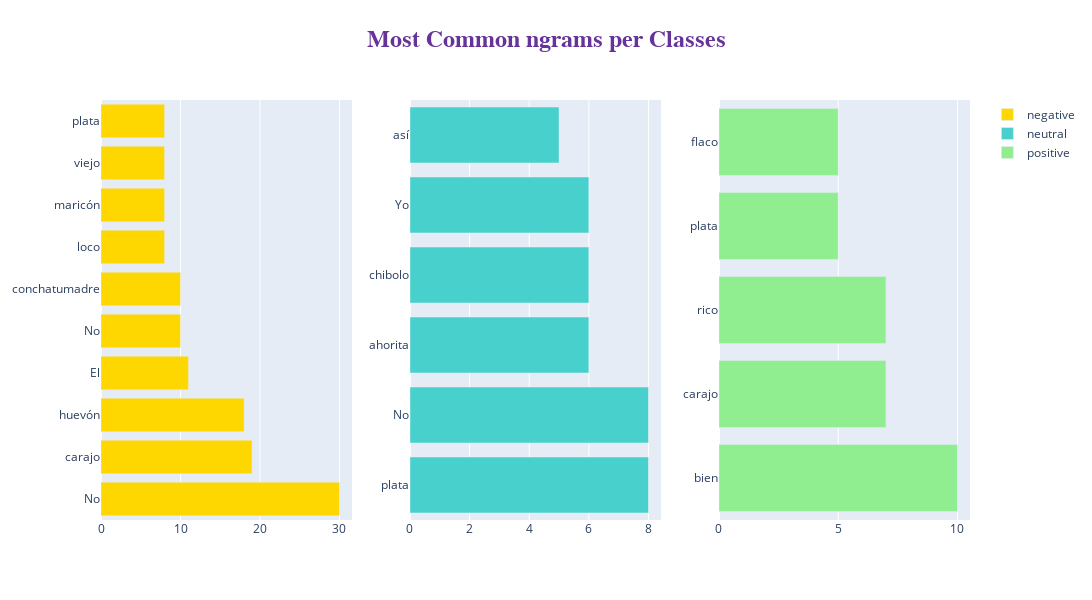

Notebook cell for this chart:
### Code cell
fig = make_subplots(rows=1, cols=3)
title_ = ["negative", "neutral", "positive"]

for i in range(3):
    texts = df[df["label"] == i]['tokenized_text']

    new = texts.str.split()
    new = new.values.tolist()
    corpus = [word for i in new for word in i]
    counter = Counter(corpus)
    most = counter.most_common()
    x, y = [], []

    for word, count in most[:30]:
        if word not in stopWords_nltk:
            x.append(word)
            y.append(count)

    fig.add_trace(go.Bar(
                x=y,
                y=x,
                orientation='h', type="bar",
        name=title_[i], marker=dict(color=colors[i])), 1, i+1)
    
fig.update_layout(
    autosize=False,
    width=2000,
    height=600,title=dict(
        text='<b>Most Common ngrams per Classes</b>',
        x=0.5,
        y=0.95,
        font=dict(
        family="Courier New, monospace",
        size=24,
        color="RebeccaPurple"
        )
    ),)


fig.show()

### Figure 1 — Plotly figure (JSON) as saved in the notebook; plotly's stock layout.template omitted (floating-point values rounded to 4 significant figures)
{"data": [{"marker": {"color": "gold"}, "name": "negative", "orientation": "h", "type": "bar", "x": [30, 19, 18, 11, 10, 10, 8, 8, 8, 8], "xaxis": "x", "y": ["No", "carajo", "huevón", "El", "No", "conchatumadre", "loco", "maricón", "viejo", "plata"], "yaxis": "y"}, {"marker": {"color": "mediumturquoise"}, "name": "neutral", "orientation": "h", "type": "bar", "x": [8, 8, 6, 6, 6, 5], "xaxis": "x2", "y": ["plata", "No", "ahorita", "chibolo", "Yo", "así"], "yaxis": "y2"}, {"marker": {"color": "lightgreen"}, "name": "positive", "orientation": "h", "type": "bar", "x": [10, 7, 7, 5, 5], "xaxis": "x3", "y": ["bien", "carajo", "rico", "plata", "flaco"], "yaxis": "y3"}], "layout": {"autosize": false, "height": 600, "title": {"font": {"color": "RebeccaPurple", "family": "Courier New, monospace", "size": 24}, "text": "<b>Most Common ngrams per Classes</b>", "x": 0.5, "y": 0.95}, "width": 2000, "xaxis": {"anchor": "y", "domain": [0, 0.2889]}, "xaxis2": {"anchor": "y2", "domain": [0.3556, 0.6444]}, "xaxis3": {"anchor": "y3", "domain": [0.7111, 1]}, "yaxis": {"anchor": "x", "domain": [0, 1]}, "yaxis2": {"anchor": "x2", "domain": [0, 1]}, "yaxis3": {"anchor": "x3", "domain": [0, 1]}}}
